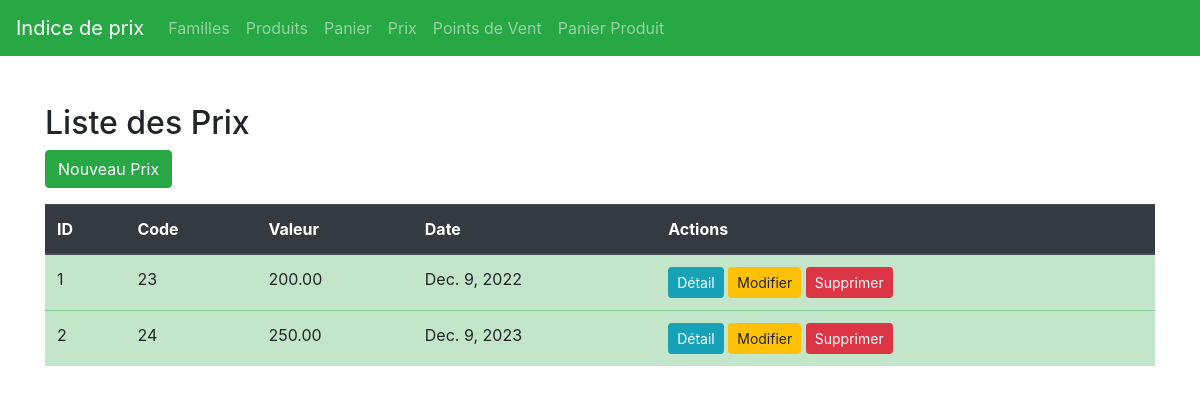
Screenshot of /prix/ with the database file from the repository.
### app_22240/models.py (models this page shows, shortened)
class Prix(models.Model):
    code = models.CharField(max_length=50,default=0)
    valeur = models.DecimalField(max_digits=10, decimal_places=2)
    date = models.DateField()

### app_22240/views.py (the view)
# urls.py: path('prix/', views.PrixList.as_view(), name='prix_list'),
class PrixList(ListView):
    model = Prix

### app_22240/templates/app_22240/prix_list.html (shortened to what this page needs)
{% extends 'base.html' %}
{% block content %}
<div class="container mt-5">
    <h2>Liste des Prix</h2>
    <a href="{% url 'prix_create' %}" class="btn btn-success mb-3">Nouveau Prix</a>
    <table class="table table-success">
        <thead class="thead-dark">
            <tr>
                <th scope="col">ID</th>
                <th scope="col">Code</th>
                <th scope="col">Valeur</th>
                <th scope="col">Date</th>
                <th scope="col">Actions</th>
            </tr>
        </thead>
        <tbody>
            {% for prix in prix_list %}
            <tr>
                <td>{{ prix.id }}</td>
                <td>{{ prix.code }}</td>
                <td>{{ prix.valeur }}</td>
                <td>{{ prix.date }}</td>
                <td>
                    <a href="{% url 'prix_detail' prix.pk %}" class="btn btn-info btn-sm">Détail</a>
                    <a href="{% url 'prix_update' prix.pk %}" class="btn btn-warning btn-sm">Modifier</a>
                    <a href="{% url 'prix_delete' prix.pk %}" class="btn btn-danger btn-sm" onclick="return confirm('Êtes-vous sûr de vouloir supprimer ce prix ?')">Supprimer</a>
                </td>
            </tr>
            {% endfor %}
        </tbody>
    </table>
</div>
{% endblock %}

### rows the page displays
Prix: id "1", code "23", valeur "200.00", date "Dec. 9, 2022"
Prix: id "2", code "24", valeur "250.00", date "Dec. 9, 2023"
